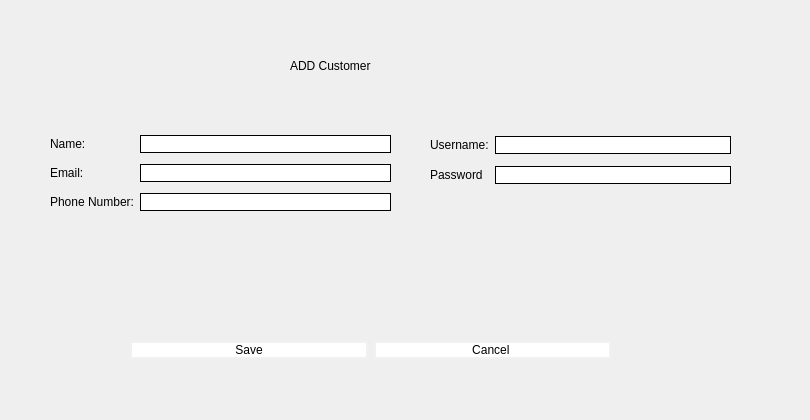
      <widget class="QWidget" name="addCustomer">
       <widget class="QWidget" name="add_user" native="true">
        <property name="geometry">
         <rect>
          <x>10</x>
          <y>20</y>
          <width>791</width>
          <height>391</height>
         </rect>
        </property>
        <widget class="QLabel" name="label_39">
         <property name="geometry">
          <rect>
           <x>280</x>
           <y>30</y>
           <width>191</width>
           <height>31</height>
          </rect>
         </property>
         <property name="styleSheet">
          <string notr="true">font: 900 18pt &quot;Segoe UI Black&quot;;
Color:black;</string>
         </property>
         <property name="text">
          <string>ADD Customer </string>
         </property>
        </widget>
        <widget class="QWidget" name="gridLayoutWidget_8">
         <property name="geometry">
          <rect>
           <x>420</x>
           <y>110</y>
           <width>301</width>
           <height>61</height>
          </rect>
         </property>
         <layout class="QGridLayout" name="gridLayout_8">
          <item row="1" column="0">
           <widget class="QLabel" name="label_37">
            <property name="text">
             <string>Username:</string>
            </property>
           </widget>
          </item>
          <item row="2" column="0">
           <widget class="QLabel" name="label_38">
            <property name="text">
             <string>Password</string>
            </property>
           </widget>
          </item>
          <item row="1" column="1">
           <widget class="QLineEdit" name="customerUsername">
            <property name="styleSheet">
             <string notr="true">border-style: solid;
border-width: 1px;
border-radius: 10px;</string>
            </property>
           </widget>
          </item>
          <item row="2" column="1">
           <widget class="QLineEdit" name="customerPassword">
            <property name="styleSheet">
             <string notr="true">border-style: solid;
border-width: 1px;
border-radius: 10px;</string>
            </property>
           </widget>
          </item>
         </layout>
        </widget>
        <widget class="QWidget" name="gridLayoutWidget_7">
         <property name="geometry">
          <rect>
           <x>40</x>
           <y>110</y>
           <width>341</width>
           <height>86</height>
          </rect>
         </property>
         <layout class="QGridLayout" name="gridLayout_7">
          <item row="0" column="0">
           <widget class="QLabel" name="label_34">
            <property name="text">
             <string>Name:</string>
            </property>
           </widget>
          </item>
          <item row="1" column="0">
           <widget class="QLabel" name="label_35">
            <property name="text">
             <string>Email:</string>
            </property>
           </widget>
          </item>
          <item row="2" column="0">
           <widget class="QLabel" name="label_36">
            <property name="text">
             <string>Phone Number:</string>
            </property>
           </widget>
          </item>
          <item row="0" column="1">
           <widget class="QLineEdit" name="addCustomerName">
            <property name="styleSheet">
             <string notr="true">border-style: solid;
border-width: 1px;
border-radius: 10px;</string>
            </property>
           </widget>
          </item>
          <item row="1" column="1">
           <widget class="QLineEdit" name="addCustomerEmail">
            <property name="styleSheet">
             <string notr="true">border-style: solid;
border-width: 1px;
border-radius: 10px;</string>
            </property>
           </widget>
          </item>
          <item row="2" column="1">
           <widget class="QLineEdit" name="addCustomerPhone">
            <property name="styleSheet">
             <string notr="true">border-style: solid;
border-width: 1px;
border-radius: 10px;</string>
            </property>
           </widget>
          </item>
         </layout>
        </widget>
        <widget class="QWidget" name="horizontalLayoutWidget_5">
         <property name="geometry">
          <rect>
           <x>120</x>
           <y>290</y>
           <width>481</width>
           <height>80</height>
          </rect>
         </property>
         <layout class="QHBoxLayout" name="horizontalLayout_5">
          <item>
           <widget class="QPushButton" name="empSaveCustomerBtn">
            <property name="styleSheet">
             <string notr="true">
.QPushButton{
background-color: rgb(255, 255, 255);
border: 2px solid #f1f1f1;
color:black;
border-radius:10px;
}

.QPushButton::hover{
color: black;
	background-color: rgb(162, 162, 162);
border: 2px solid #f1f1f1;
border-radius:10px;
}</string>
            </property>
            <property name="text">
             <string>Save</string>
            </property>
           </widget>
          </item>
          <item>
           <widget class="QPushButton" name="empCancelAddCustomerBtn">
            <property name="styleSheet">
             <string notr="true">
.QPushButton{
background-color: rgb(255, 255, 255);
border: 2px solid #f1f1f1;
color:black;
border-radius:10px;
}

.QPushButton::hover{
color: black;
	background-color: rgb(162, 162, 162);
border: 2px solid #f1f1f1;
border-radius:10px;
}</string>
            </property>
            <property name="text">
             <string>Cancel </string>
            </property>
           </widget>
          </item>
         </layout>
        </widget>
       </widget>
      </widget>
